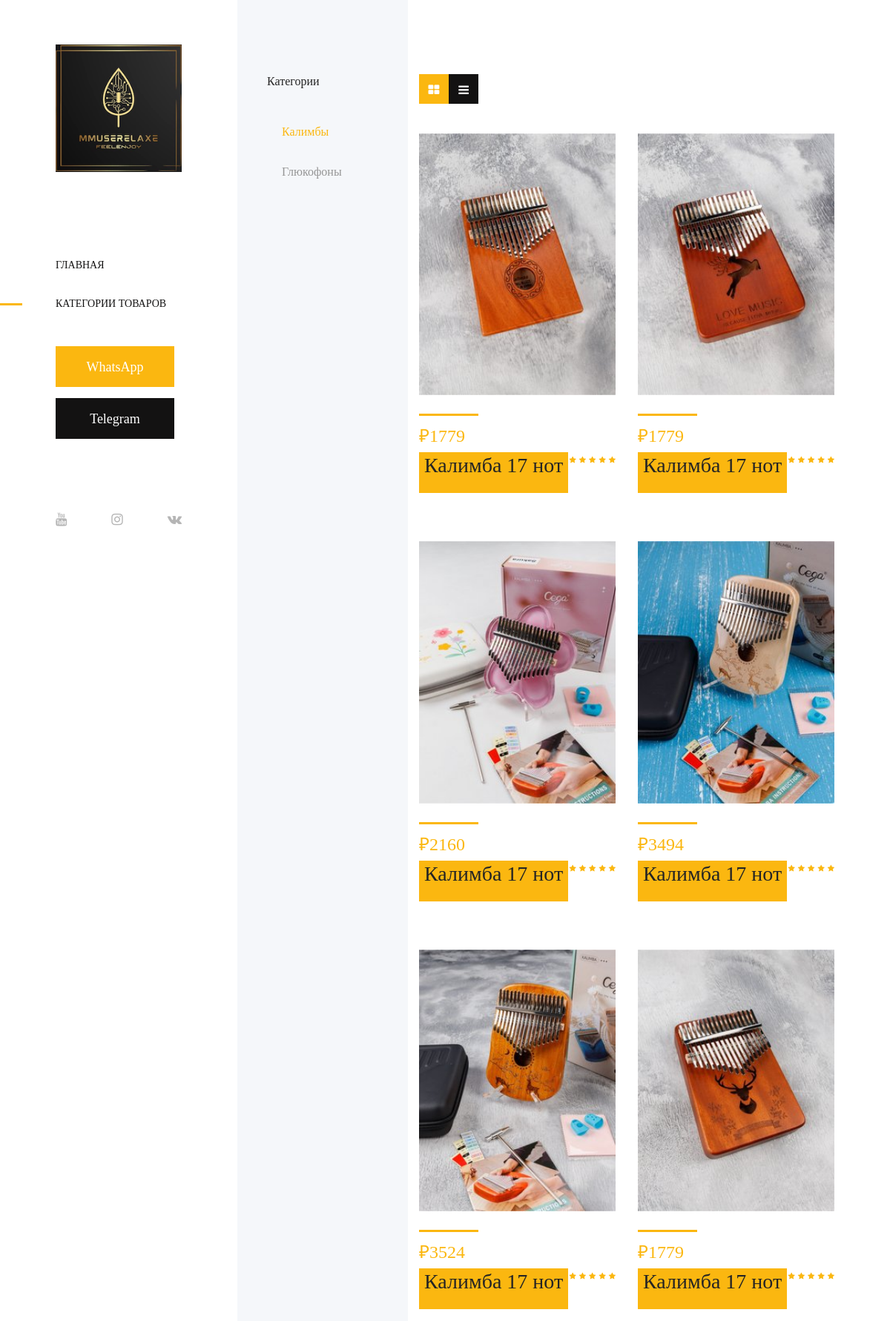
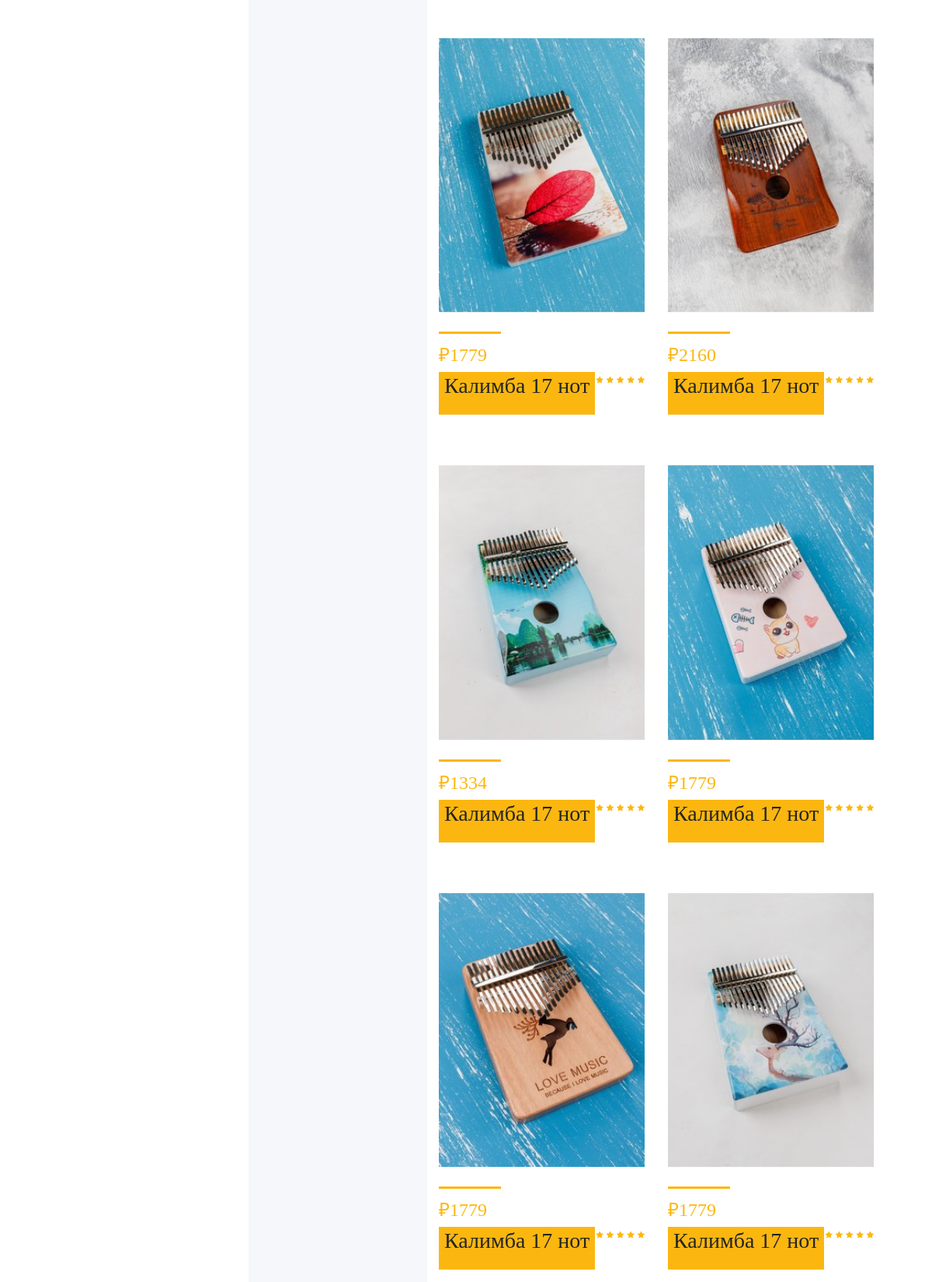
Page /group/kalimbas/ (upper part) on the committed database (2 pictures, top to bottom).
### products/models.py (models this page shows, shortened)
class Group(models.Model):
    title = models.CharField(
        verbose_name='Наименование группы',
        max_length=25,
        unique=True,
    )
    slug = models.SlugField(
        verbose_name='Адрес группы',
        unique=True,
    )
    class Meta:
        verbose_name = 'Группа товаров'
        verbose_name_plural = 'Группы товаров'

class Product(models.Model):
    name = models.CharField(
        verbose_name='Наименование товара',
        max_length=30,
        blank=False,
    )
    image = models.ImageField(
        verbose_name='Фото товара',
        upload_to='',
        blank=False,
    )
    description = models.CharField(
        verbose_name='Описание товара',
        max_length=3000,
        blank=True,
    )
    color = models.CharField(
        verbose_name='Цвет товара',
        max_length=20,
        blank=True,
    )
    price = models.PositiveIntegerField(
        verbose_name='Цена товара',
        blank=False,
    )
    link_to_shop = models.CharField(
        max_length=256,
        verbose_name='Ссылка на магазин'
    )
    created_at = models.DateTimeField(
        verbose_name='Дата создания',
        auto_now_add=True,
    )
    group = models.ForeignKey(
        Group,
        on_delete=models.PROTECT,
        related_name='products',
        verbose_name='Группа',
        help_text='Группа к которой принадлежит товар',
    )
    class Meta:
        verbose_name = 'Товар'
        verbose_name_plural = 'Товары'
        ordering = ('-created_at',)

### products/views.py (the view)
# urls.py: path('group/<slug:slug>/', GroupView.as_view(), name='group_list'),
class GroupView(TemplateView):
    template_name = 'shop.html'
    def get_context_data(self, **kwargs):
        context = super().get_context_data(**kwargs)
        groups = Group.objects.all()
        group = get_object_or_404(Group, slug=self.kwargs['slug'])
        page_obj = group.products.select_related('group')
        context['groups'] = groups
        context['group'] = group
        context['page_obj'] = page_obj
        return context

### core/year.py (called while the page is built)
def year(request):
    return {
        'year': datetime.now().year
    }

### templates/shop.html (shortened to what this page needs)
<!DOCTYPE html>
<html lang="ru">
{% load static %}
<head>
    <link rel="stylesheet" href="{% static 'css/core-style.css' %}">
    <link rel="stylesheet" href="{% static 'style.css' %}">
</head>
<body>
    <div class="main-content-wrapper d-flex clearfix">
        <header class="header-area clearfix">
            <div class="logo">
                <a href="{% url 'products:index' %}"><img src="{% static 'img/core-img/logo.png' %}" alt=""></a>
            </div>
            <nav class="amado-nav">
                <ul>
                    <li><a href="{% url 'products:index' %}">Главная</a></li>
                    <li class="active"><a href="{% url 'products:group_list' slug='kalimbas' %}">Категории товаров</a></li>
                </ul>
            </nav>
            <div class="amado-btn-group mt-30 mb-100">
                <a href="https://chat.whatsapp.com/I0UpRvp3AFl0kEjA3du9sO" class="btn amado-btn mb-15">WhatsApp</a>
                <a href="https://t.me/+S2aRfqTg-pJhMjNi" class="btn amado-btn active">Telegram</a>
            </div>
            <div class="social-info d-flex justify-content-between">
                <a href="#" target="_blank"><i class="fa fa-youtube fa-2x"></i></a>
                <a href="#"><i class="fa fa-instagram" aria-hidden="true"></i></a>
                <a href="#" target="_blank"><i class="fa fa-vk fa-2x"></i></a>
            </div>
        </header>
        <div class="shop_sidebar_area">
            <div class="widget catagory mb-50">
                <h6 class="widget-title mb-30">Категории</h6>
                <div class="catagories-menu">
                    <ul>
                      {% for g in groups %}
                        <li {% if g.slug == slug %}class="active"{% endif %}>
                          <a href="{% url 'products:group_list' slug=g.slug %}">{{ g.title }}</a>
                        </li>
                      {% endfor %}
                    </ul>
                </div>
            </div>
        </div>
        <div class="amado_product_area section-padding-100">
            <div class="container-fluid">
                <div class="row">
                    <div class="col-12">
                        <div class="product-topbar d-xl-flex align-items-end justify-content-between">
                            <div class="total-products">
                                <div class="view d-flex">
                                    <a href="{% url 'products:group_list' slug=slug %}"><i class="fa fa-th-large" aria-hidden="true"></i></a>
                                    <a href="{% url 'products:group_list' slug=slug %}"><i class="fa fa-bars" aria-hidden="true"></i></a>
                                </div>
                            </div>
                        </div>
                    </div>
                </div>
                <div class="row">
                    {% for product in page_obj %}
                    <div class="col-12 col-sm-6 col-md-12 col-xl-6">
                        <div class="single-product-wrapper">
                            <div class="product-img">
                                <a href="{% url 'products:product-detail' id=product.id %}">
                                <img src="{{ product.image.url }}" alt=""></a>
                            </div>
                            <div class="product-description d-flex align-items-center justify-content-between">
                                <div class="product-meta-data">
                                    <div class="line"></div>
                                    <p class="product-price">₽{{ product.price }}</p>
                                    <a href="{% url 'products:product-detail' id=product.id %}" class="btn amado-btn mb-15">
                                        <h3>{{ product.name }}</h3>
                                    </a>
                                </div>
                                <div class="ratings-cart text-right">
                                    <div class="ratings">
                                        <i class="fa fa-star" aria-hidden="true"></i>
                                        <i class="fa fa-star" aria-hidden="true"></i>
                                        <i class="fa fa-star" aria-hidden="true"></i>
                                        <i class="fa fa-star" aria-hidden="true"></i>
                                        <i class="fa fa-star" aria-hidden="true"></i>
                                    </div>
                                </div>
                            </div>
                        </div>
                    </div>
                    {% endfor %}
            </div>
        </div>
    </div>
</body>
</html>

### templates/shop.html (style rules this page uses)
body { font-family: PT Astra Sans; background-color: white; }

### rows in the picture
Group: title "Калимбы"
Group: title "Глюкофоны"
Product: image (picture), price "1779", name "Калимба 17 нот"
Product: image (picture), price "1779", name "Калимба 17 нот"
Product: image (picture), price "2160", name "Калимба 17 нот"
Product: image (picture), price "3494", name "Калимба 17 нот"
Product: image (picture), price "3524", name "Калимба 17 нот"
Product: image (picture), price "1779", name "Калимба 17 нот"
Product: image (picture), price "1779", name "Калимба 17 нот"
Product: image (picture), price "2160", name "Калимба 17 нот"
Product: image (picture), price "1334", name "Калимба 17 нот"
Product: image (picture), price "1779", name "Калимба 17 нот"
Product: image (picture), price "1779", name "Калимба 17 нот"
Product: image (picture), price "1779", name "Калимба 17 нот"
